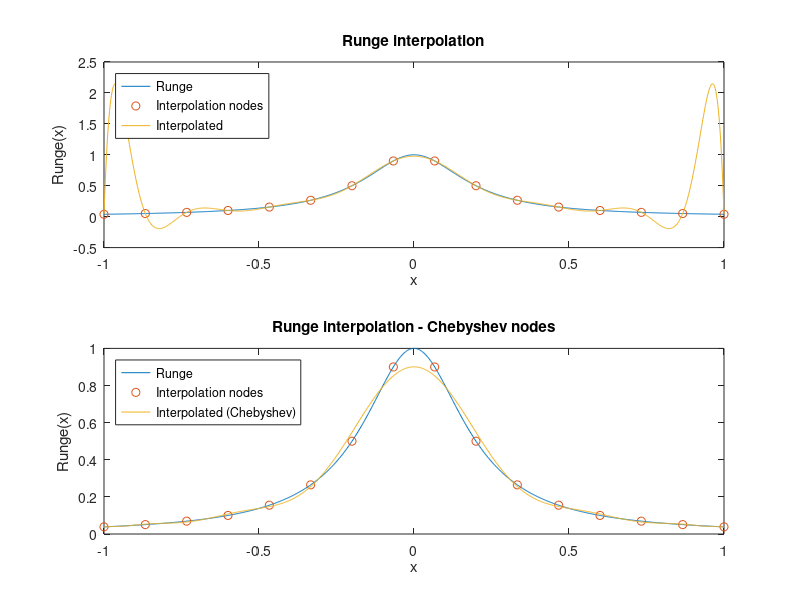

This chart was generated by the following MATLAB code:
function [nodes_Chebyshev, V, V2, original_Runge, interpolated_Runge, interpolated_Runge_Chebyshev] = zadanie2()
    % nodes_Chebyshev - wektor wierszowy zawierający N=16 węzłów Czebyszewa drugiego rodzaju
    % V - macierz Vandermonde obliczona dla 16 węzłów interpolacji rozmieszczonych równomiernie w przedziale [-1,1]
    % V2 - macierz Vandermonde obliczona dla węzłów interpolacji zdefiniowanych w wektorze nodes_Chebyshev
    % original_Runge - wektor wierszowy zawierający wartości funkcji Runge dla wektora x_fine=linspace(-1, 1, 1000)
    % interpolated_Runge - wektor wierszowy wartości funkcji interpolującej określonej dla równomiernie rozmieszczonych węzłów interpolacji
    % interpolated_Runge_Chebyshev - wektor wierszowy wartości funkcji interpolującej wyznaczonej
    %       przy zastosowaniu 16 węzłów Czebyszewa zawartych w nodes_Chebyshev 
    N = 16;
    x_fine = linspace(-1, 1, 1000);
    nodes_Chebyshev = get_Chebyshev_nodes(N);

    V = vandermonde_matrix(N);
    V2 = vandermonde_matrix2(N, nodes_Chebyshev);
    original_Runge = 1./(1+25*x_fine.^2);

    x_interp =  linspace(-1,1,N);
    c_runge = V \ (1 ./ (1 + 25 * x_interp.^2))'; % współczynniki wielomianu interpolującego
    interpolated_Runge = polyval(flipud(c_runge), x_fine); % interpolacja

    c_runge_Chebyshev = V2 \ (1 ./ (1 + 25 * nodes_Chebyshev.^2))'; % współczynniki wielomianu interpolującego
    interpolated_Runge_Chebyshev = polyval(flipud(c_runge_Chebyshev), x_fine); % interpolacja

subplot(2,1,1);
    plot(x_fine, original_Runge, 'DisplayName', 'Runge');
    xlabel("x");
    ylabel("Runge(x)")
    title("Runge interpolation")
    hold on;
    plot(x_interp, 1./(1+25*x_interp.^2), 'o', 'DisplayName', 'Interpolation nodes');
    plot(x_fine, interpolated_Runge, 'DisplayName', 'Interpolated');
    legend('Location','northwest');
    hold off;

    subplot(2,1,2);
    plot(x_fine, original_Runge, 'DisplayName', 'Runge');
    xlabel("x");
    ylabel("Runge(x)")
    title("Runge interpolation - Chebyshev nodes")
    hold on;
    plot(x_interp, 1./(1+25*x_interp.^2), 'o', 'DisplayName', 'Interpolation nodes');
    plot(x_fine, interpolated_Runge_Chebyshev, 'DisplayName', 'Interpolated (Chebyshev)');
    legend('Location','northwest');
    hold off;
end

function nodes = get_Chebyshev_nodes(N)
    % oblicza N węzłów Czebyszewa drugiego rodzaju
    nodes = zeros(1, N);
    for k=0:(N-1)
        nodes(k+1) = cos(k*pi/(N-1));
    end
end

function V = vandermonde_matrix(N)
    % Generuje macierz Vandermonde dla N równomiernie rozmieszczonych w przedziale [-1, 1] węzłów interpolacji
    x_interp = linspace(-1,1,N);
    V = ones(N, N);
    for i=1:N
        x = x_interp(i);
        for j=2:N
            V(i, j) = x^(j-1);
        end
    end
end

function V = vandermonde_matrix2(N, nodes)
    % Generuje macierz Vandermonde dla N węzłów interpolacji
    V = ones(N, N);
    for i=1:N
        x = nodes(i);
        for j=2:N
            V(i, j) = x^(j-1);
        end
    end
end
